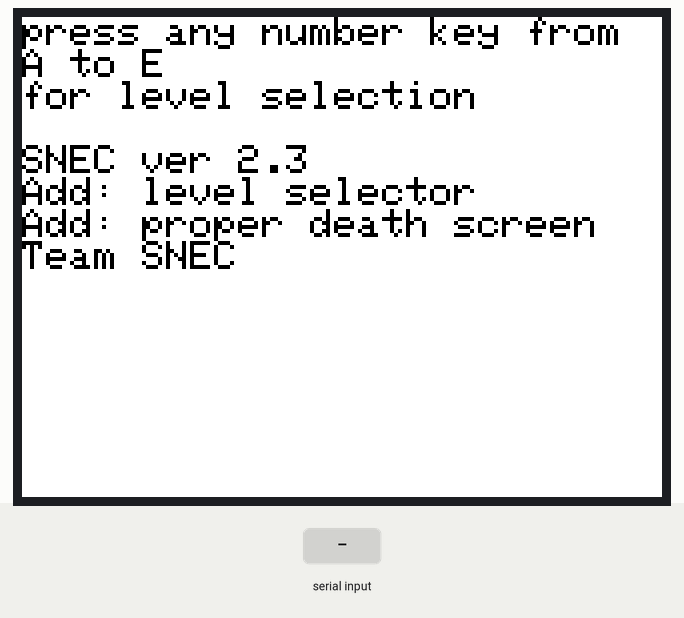
Recording of a sketch running on a simulated Arduino Uno, built with avr-gcc and run on an emulated ATmega328P. On the bench: 320×240 colour display. Inputs (shaded band) come from the test bench. Random numbers use the default seed unless the sketch sets one.

Above: at 1.5 s.
1.6 s: "a" received over Serial
At 1.83 s:
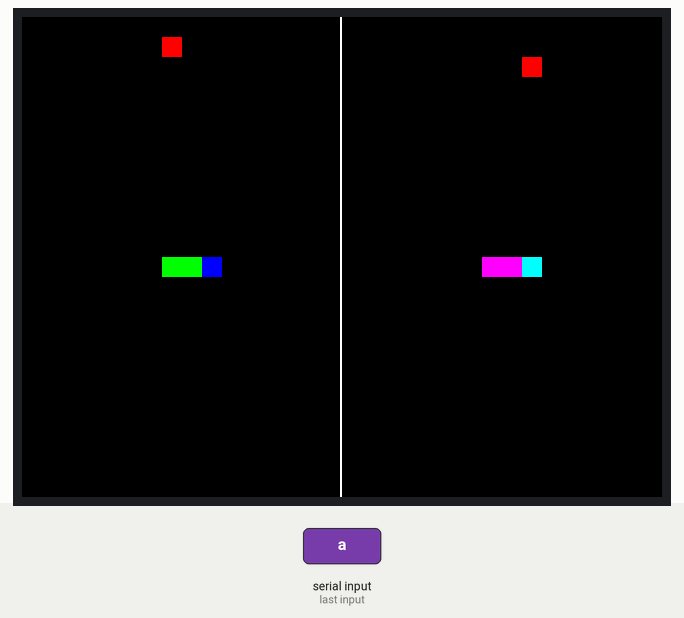
At 4.2 s:
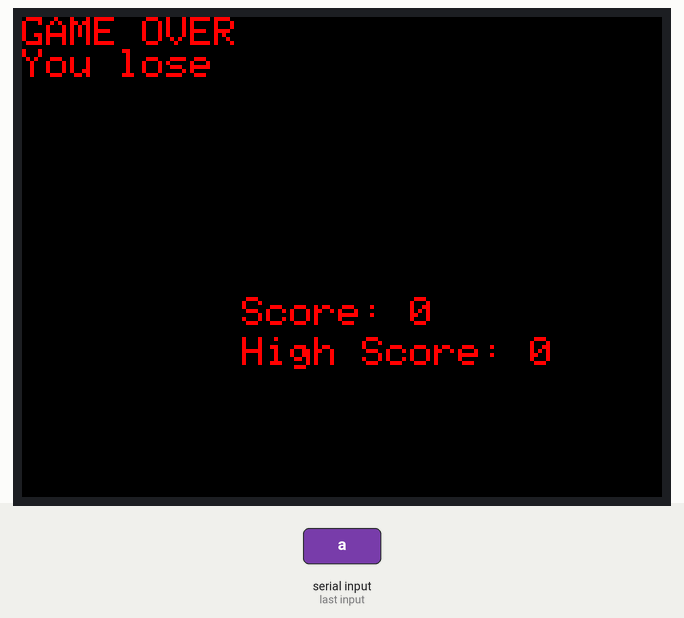
Timing chart, 0 to 5.7 s (numbered marks = the images above; inputs shaded):
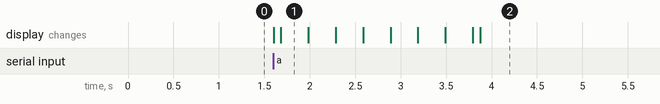

Measured:
- after the input at 1.6 s, the display: first changes at once (image 1 shows a later state)

The sketch:

SnakeGame_SNEC_V-2.3.ino
```cpp
#include <MCUFRIEND_kbv.h>
MCUFRIEND_kbv tft;

#define TFT_BLACK   0x0000
#define TFT_BLUE    0x001F
#define TFT_RED     0xF800
#define TFT_GREEN   0x07E0
#define TFT_CYAN    0x07FF
#define TFT_MAGENTA 0xF81F
#define TFT_YELLOW  0xFFE0
#define TFT_WHITE   0xFFFF

// delay variable
int dly = 300;

// Here we  are definig the game variables
int snakeX[100], snakeY[100], numSegments;
int appleX, appleY;
int dirX, dirY;
int score = 0; //We add a score counter for noting score
int highScore = 0; //We add a high score tracker for checking the change of high score

//We are defining  the game variables 2
int snake2X[100], snake2Y[100], numSegments2;
int apple2X, apple2Y;
int dir2X, dir2Y;
int score2 = 0; // We add a score counter for noting score2
int highScore2 = 0; //We add a high score tracker for checking the change of high score

bool gameStarted = false; //we added a game started flag

int deadSnake = 0; //setting variable for identifying dead snake
//Defining the grid size of our game
int gridSize = 10;

void setup()
{
  Serial.begin(9600); // Start serial communication at 9600 baud
  uint16_t ID = tft.readID();
  tft.begin(ID);
  tft.setRotation(1);
  clearScreen();
  showLevelScreen(); // Show the start screen instead of starting the game
}

void loop()
{
  if (gameStarted)
  {
      int oldTailX = snakeX[numSegments - 1];
      int oldTailY = snakeY[numSegments - 1];

      int oldTail2X = snake2X[numSegments2 - 1];
      int oldTail2Y = snake2Y[numSegments2 - 1];

      moveSnake();
      moveSnake2();

      if (snakeX[0] == appleX && snakeY[0] == appleY) eatApple();
      if (snake2X[0] == apple2X && snake2Y[0] == apple2Y) eatApple2();

      if (checkCollision())
      {
          startGame();
      }

      if (checkCollision2())
      {
          startGame();
      }

      //The old tail position must be erased
      tft.fillRect(oldTailX, oldTailY, gridSize, gridSize, TFT_BLACK);
      tft.fillRect(oldTail2X, oldTail2Y, gridSize, gridSize, TFT_BLACK);

      drawSnake();
      drawSnake2();

      tft.fillRect(tft.width()/2 -1, 0, 1, tft.height(), TFT_WHITE);

      delay(dly);
  }

  else
  {
      if (Serial.available() > 0)
      {
          char key = Serial.read(); // Read the incoming byte
          if (key == 'a')
          {
              dly = 300;
              gameStarted = true;
              startGame();
          }
          else if (key == 'b')
          {
              dly = 250;
              gameStarted = true;
              startGame();
          }
          else if (key == 'c')
          {
              dly = 200;
              gameStarted = true;
              startGame();
          }
          else if (key == 'd')
          {
              dly = 150;
              gameStarted = true;
              startGame();
          }
          else if (key == 'e')
          {
              dly = 100;
              gameStarted = true;
              startGame();
          }
      }
  }
}

void clearScreen()
{
  tft.fillScreen(TFT_BLACK);
}

void startGame()
{
  clearScreen();
  numSegments = 3;
  numSegments2 = 3;

  for (int i = 0; i < numSegments; i++)
  {
      snakeX[i] = (tft.width() / gridSize) / 4 * gridSize - i * gridSize;
      snakeY[i] = (tft.height() / gridSize) / 2 * gridSize;
  }

  for (int i = 0; i < numSegments2; i++)
  {
    snake2X[i] = (((tft.width() / gridSize) / 4)*3) * gridSize - i * gridSize;
    snake2Y[i] = (tft.height() / gridSize) / 2 * gridSize;
  }

  score = 0; // Reseting the score when a new game starts each time
  score2 = 0;

  dirX = gridSize; // Set initial direction of motion to right always
  dirY = 0;

  dir2X = gridSize; // Set initial direction of motion to right
  dir2Y = 0;

  spawnApple();
  spawnApple2();
}

void spawnApple()
{
  bool appleInSnake;
  do
  {
    appleInSnake = false;
    appleX = random((tft.width()/2) / gridSize) * gridSize;
    appleY = random(tft.height() / gridSize) * gridSize;

    // Check if the apple is inside the snake's body
    for (int i = 0; i < numSegments; i++)
    {
      if (snakeX[i] == appleX && snakeY[i] == appleY)
      {
        appleInSnake = true;
        break;
      }
    }
  } while (appleInSnake);  // Keep looping until the apple is not in the snake

  // Draw apple
  tft.fillRect(appleX, appleY, gridSize, gridSize, TFT_RED);
}

void spawnApple2()
{
  bool appleInSnake;
  do
  {
    appleInSnake = false;
    apple2X = ((random((tft.width()/2) / gridSize))+(tft.width()/2/gridSize)) * gridSize;
    apple2Y = random(tft.height() / gridSize) * gridSize;

    // Check if the apple is inside the snake's body
    for (int i = 0; i < numSegments2; i++)
    {
      if (snake2X[i] == apple2X && snake2Y[i] == apple2Y)
      {
        appleInSnake = true;
        break;
      }
    }
  } while (appleInSnake);  // Keep looping until the apple is not in the snake

  // Draw apple
  tft.fillRect(apple2X, apple2Y, gridSize, gridSize, TFT_RED);
}


void moveSnake()
{
// Check if data is available to read
  if (Serial.available() > 0)
  {
      char key = Serial.read(); // Read the input to decide motion of our controlled snake

      // Update direction based on key press each time
      switch (key)
      {
          case 'w':
          case 'i': // Up arrow
              if (dirY != gridSize)
              { // Prevent moving directly backwards
                  dirX = 0;
                  dirY = -gridSize;
              }
              break;
          case 'a':
          case 'j': // Left arrow
              if (dirX != gridSize)
              {
                  dirX = -gridSize;
                  dirY = 0;
              }
              break;
          case 's':
          case 'k': // Down arrow
              if (dirY != -gridSize)
              {
                  dirX = 0;
                  dirY = gridSize;
              }
              break;
          case 'd':
          case 'l': // Right arrow
              if (dirX != -gridSize)
              {
                  dirX = gridSize;
                  dirY = 0;
              }
              break;
      }
  }

  // Here we are shifting the segments down the array
  for (int i=numSegments-1; i>0; i--)
  {
      snakeX[i] = snakeX[i-1];
      snakeY[i] = snakeY[i-1];
  }

  // Moving the head
  snakeX[0] += dirX;
  snakeY[0] += dirY;

  // Check if out of bounds
  if (snakeX[0] < 0 || snakeX[0] >= tft.width()/2 || snakeY[0] < 0 || snakeY[0] >= tft.height())
  {
      deadSnake = 1;
      gameOver();
      startGame();
  }
}

void moveSnake2() {
    // Simple AI: stick to the chosen apple until it is eaten
    int newDirX = dir2X;
    int newDirY = dir2Y;

    if (apple2X != snake2X[0]) {
        newDirX = (apple2X > snake2X[0]) ? gridSize : -gridSize;
        newDirY = 0;
    } else if (apple2Y != snake2Y[0]) {
        newDirX = 0;
        newDirY = (apple2Y > snake2Y[0]) ? gridSize : -gridSize;
    }

    // Check for collisions in the new direction
    int newX = snake2X[0] + newDirX;
    int newY = snake2Y[0] + newDirY;
    bool collision = false;
    for (int i = 0; i < numSegments2; i++) {
        if (newX == snake2X[i] && newY == snake2Y[i]) {
            collision = true;
            break;
        }
    }

    // If a collision is detected, try turning right or left
    if (collision) {
        // Try turning right
        int temp = newDirX;
        newDirX = -newDirY;
        newDirY = temp;

        newX = snake2X[0] + newDirX;
        newY = snake2Y[0] + newDirY;

        for (int i = 0; i < numSegments2; i++) {
            if (newX == snake2X[i] && newY == snake2Y[i]) {
                // If there's still a collision, turn in the other direction
                newDirX = -newDirX;
                newDirY = -newDirY;

                newX = snake2X[0] + newDirX;
                newY = snake2Y[0] + newDirY;
                break;
            }
        }
    }

    // Check if the new position is out of bounds
    if (newX < tft.width() / 2 || newX >= tft.width() || newY < 0 || newY >= tft.height()) {
        // If out of bounds, try turning right
        int temp = newDirX;
        newDirX = -newDirY;
        newDirY = temp;

        newX = snake2X[0] + newDirX;
        newY = snake2Y[0] + newDirY;

        if (newX < tft.width() / 2 || newX >= tft.width() || newY < 0 || newY >= tft.height()) {
            // If still out of bounds, try turning into the other direction
            newDirX = -newDirX;
            newDirY = -newDirY;
        }
    }

    // Update direction
    dir2X = newDirX;
    dir2Y = newDirY;

    // Shift segments down the array
    for (int i = numSegments2 - 1; i > 0; i--) {
        snake2X[i] = snake2X[i - 1];
        snake2Y[i] = snake2Y[i - 1];
    }

    // Move head
    snake2X[0] += dir2X;
    snake2Y[0] += dir2Y;

    // Check if out of bounds
    if (snake2X[0] < tft.width() / 2 || snake2X[0] >= tft.width() || snake2Y[0] < 0 || snake2Y[0] >= tft.height()) {
        deadSnake = 2;
        gameOver();
        startGame();
    }
}


bool checkCollision()
{
  for(int i=1; i<numSegments; i++) {
      if(snakeX[0] == snakeX[i] && snakeY[0] == snakeY[i]) {
          deadSnake = 1;
          gameOver();
          return true;
      }
  }
  return false;
}

bool checkCollision2()
{
  for(int i=1; i<numSegments2; i++) {
      if(snake2X[0] == snake2X[i] && snake2Y[0] == snake2Y[i]) {
          deadSnake = 2;
          gameOver();
          return true;
      }
  }
  return false;
}

void eatApple()
{
  // Add new segment at position offset from head
  snakeX[numSegments] = snakeX[numSegments-1] - dirX;
  snakeY[numSegments] = snakeY[numSegments-1] - dirY;

  numSegments++;

  score++; // Increase the score when an apple is eaten
  if (score > highScore) { // Update the high score if necessary
      highScore = score;
  }

  spawnApple();
}

void eatApple2()
{
  // Add new segment at position offset from head
  snake2X[numSegments2] = snake2X[numSegments2-1] - dirX;
  snake2Y[numSegments2] = snake2Y[numSegments2-1] - dirY;

  numSegments2++;

  score2++; // Increase the score when an apple is eaten
  if (score2 > highScore2) { // Update the high score if necessary
      highScore2 = score2;
  }

  spawnApple2();
}

void drawSnake()
{
  // Draw new head position
  tft.fillRect(snakeX[0],snakeY[0],gridSize,gridSize,TFT_BLUE);

  // Draw rest of the body
  for (int i=1; i<numSegments; i++) {
      tft.fillRect(snakeX[i],snakeY[i],gridSize,gridSize,TFT_GREEN);
  }
}

void drawSnake2()
{
  // Draw new head position
  tft.fillRect(snake2X[0],snake2Y[0],gridSize,gridSize,TFT_CYAN);

  // Draw rest of the body
  for (int i=1; i<numSegments2; i++)
  {
      tft.fillRect(snake2X[i],snake2Y[i],gridSize,gridSize,TFT_MAGENTA);
  }
}

void gameOver()
{
  // Display game over screen
  tft.fillScreen(TFT_BLACK);
  tft.setCursor(0, 0);
  tft.setTextColor(TFT_RED);
  tft.setTextSize(2);
  tft.println("GAME OVER");
  if(deadSnake == 1)
  {
    tft.println("You lose");
  }
  else if(deadSnake == 2)
  {
    tft.println("You win");
  }

  // Display the score and high score
  tft.setCursor(tft.width()/2 - 50, tft.height()/2 + 20);
  tft.println("Score: " + String(score));
  tft.setCursor(tft.width()/2 - 50, tft.height()/2 + 40);
  tft.println("High Score: " + String(highScore));

  delay(3000);

  clearScreen();
}

void showLevelScreen()
{
    tft.fillScreen(TFT_WHITE);
    tft.setCursor(0, 0);
    tft.setTextColor(TFT_BLACK);
    tft.setTextSize(2);
    tft.println("press any number key from A to E");
    tft.println("for level selection");
    tft.println(" ");
    tft.println("SNEC ver 2.3");
    tft.println("Add: level selector");
    tft.println("Add: proper death screen");
    tft.println("Team SNEC");
}
```
